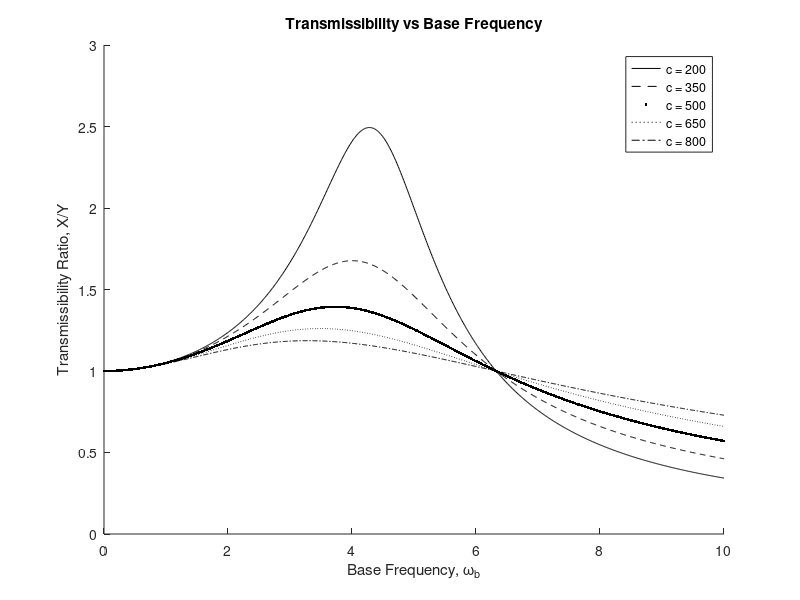
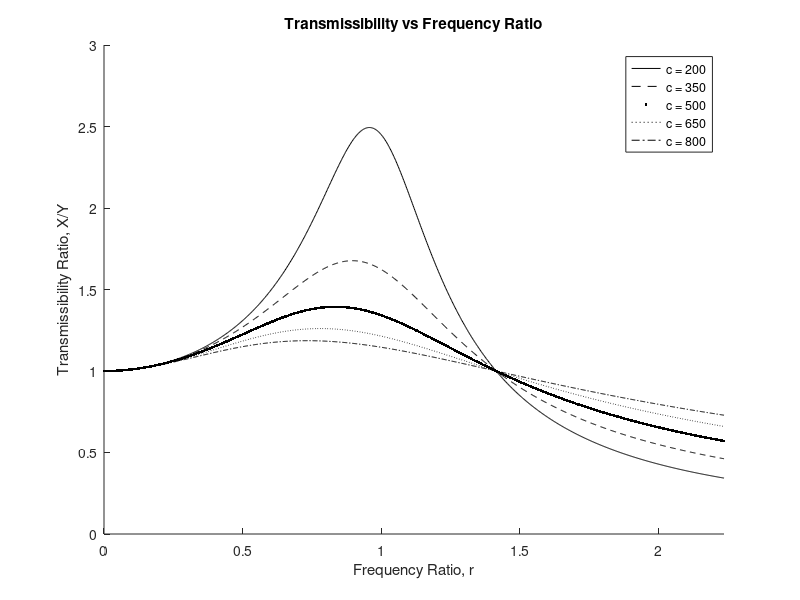

The MATLAB script that drew these images, in order:
% Joel Lubinitsky
% MAE 321 - HW 8.2
% 03/18/15

clear all
close all
clc

%% Problem 2:
% For the example we did in class on 4 March, use Matlab to plot the
% transmissibility ratio for a range of damping coefficients. Use at least
% 5 values of $$ c $$, and they should mostly span the range for
% underdamped responses. Include figures both for the transmissibility
% plotted as a function of the base excitation frequency, and as a function
% of the frequency ratio. (reminder: $$ m = 100 kg, \ k = 2000 N/m, \ Y =
% 0.03 m, \ \omega_b = 6 rad/s $$)

%% Known
% $$ m, \ k, \ Y, \ \omega_b $$
mass          = 100;  % kg
stiffness     = 2000; % N/m
amplitudeBase = 0.03; % m
num = 1000;
frequencyBase = linspace(0, 10, num);    % rad/s

%% Calculations
% $$ \omega_n = \sqrt{\frac{k}{m}} $$
%
% $$ r = \frac{\omega_b}{\omega_n} $$
%
% $$ \zeta = \frac{c}{2\sqrt{km}} $$
%
% $$ \frac{X}{Y} = \left[\frac{1+(2 \zeta r)^2}{(1-r^2)^2 + (2 \zeta
% r)^2}\right]^{1/2} $$
frequencyNatural = sqrt(stiffness / mass);
ratioFrequency   = frequencyBase ./ frequencyNatural;
ratioDamping     = @(c) c / (2 * sqrt(stiffness * mass));
ratioTrans       = @(c) sqrt((1 + (2 .* ratioDamping(c) .* ratioFrequency) .^ 2) ./...
                        ((1 - ratioFrequency .^ 2) .^ 2 ...
                       + (2 .* ratioDamping(c) .* ratioFrequency) .^ 2));
                   

coefficientDamping = linspace(200, 800, 5);
transmissibility   = zeros(num, 5);

for n = [1 : 5]
    
    transmissibility(:, n) = ratioTrans(coefficientDamping(n));

end

%% Plots
figure(1)
hold on
xlabel('Base Frequency, \omega_b')
ylabel('Transmissibility Ratio, X/Y')
title('Transmissibility vs Base Frequency')
axis([0 frequencyBase(end) 0 3])

plot(frequencyBase, transmissibility(:, 1), '-', 'color', [0 0 0])
plot(frequencyBase, transmissibility(:, 2), '--', 'color', [0 0 0])
plot(frequencyBase, transmissibility(:, 3), '.', 'color', [0 0 0])
plot(frequencyBase, transmissibility(:, 4), ':', 'color', [0 0 0])
plot(frequencyBase, transmissibility(:, 5), '-.', 'color', [0 0 0])

legend('c = 200', 'c = 350', 'c = 500', 'c = 650', 'c = 800')


figure(2)
hold on
xlabel('Frequency Ratio, r')
ylabel('Transmissibility Ratio, X/Y')
title('Transmissibility vs Frequency Ratio')
axis([0 ratioFrequency(end) 0 3])

plot(ratioFrequency, transmissibility(:, 1), '-', 'color', [0 0 0])
plot(ratioFrequency, transmissibility(:, 2), '--', 'color', [0 0 0])
plot(ratioFrequency, transmissibility(:, 3), '.', 'color', [0 0 0])
plot(ratioFrequency, transmissibility(:, 4), ':', 'color', [0 0 0])
plot(ratioFrequency, transmissibility(:, 5), '-.', 'color', [0 0 0])

legend('c = 200', 'c = 350', 'c = 500', 'c = 650', 'c = 800')

